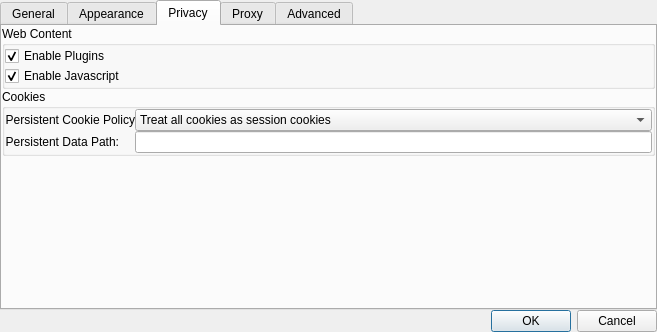
<?xml version="1.0" encoding="UTF-8"?>
<ui version="4.0">
 <class>web::Settings</class>
 <widget class="QDialog" name="web::Settings">
  <property name="geometry">
   <rect>
    <x>0</x>
    <y>0</y>
    <width>657</width>
    <height>332</height>
   </rect>
  </property>
  <property name="windowTitle">
   <string>Settings</string>
  </property>
  <layout class="QGridLayout" name="gridLayout">
   <property name="leftMargin">
    <number>0</number>
   </property>
   <property name="topMargin">
    <number>0</number>
   </property>
   <property name="rightMargin">
    <number>0</number>
   </property>
   <property name="bottomMargin">
    <number>0</number>
   </property>
   <property name="spacing">
    <number>0</number>
   </property>
   <item row="2" column="0">
    <widget class="QDialogButtonBox" name="buttonBox">
     <property name="orientation">
      <enum>Qt::Horizontal</enum>
     </property>
     <property name="standardButtons">
      <set>QDialogButtonBox::Cancel|QDialogButtonBox::Ok</set>
     </property>
    </widget>
   </item>
   <item row="1" column="0">
    <widget class="QTabWidget" name="tabWidget">
     <property name="currentIndex">
      <number>2</number>
     </property>
     <widget class="QWidget" name="tab">
      <attribute name="title">
       <string>General</string>
      </attribute>
      <layout class="QGridLayout" name="gridLayout_4">
       <property name="leftMargin">
        <number>0</number>
       </property>
       <property name="topMargin">
        <number>0</number>
       </property>
       <property name="rightMargin">
        <number>0</number>
       </property>
       <property name="bottomMargin">
        <number>0</number>
       </property>
       <property name="spacing">
        <number>0</number>
       </property>
       <item row="0" column="0">
        <widget class="QLabel" name="label_3">
         <property name="text">
          <string>Home:</string>
         </property>
         <property name="alignment">
          <set>Qt::AlignRight|Qt::AlignTrailing|Qt::AlignVCenter</set>
         </property>
        </widget>
       </item>
       <item row="0" column="1" colspan="2">
        <widget class="QLineEdit" name="homeLineEdit"/>
       </item>
       <item row="1" column="1">
        <widget class="QPushButton" name="setHomeToCurrentPageButton">
         <property name="text">
          <string>Set to current page</string>
         </property>
        </widget>
       </item>
       <item row="1" column="2">
        <spacer name="horizontalSpacer">
         <property name="orientation">
          <enum>Qt::Horizontal</enum>
         </property>
         <property name="sizeHint" stdset="0">
          <size>
           <width>280</width>
           <height>18</height>
          </size>
         </property>
        </spacer>
       </item>
       <item row="2" column="0">
        <widget class="QLabel" name="label_4">
         <property name="text">
          <string>Remove history items:</string>
         </property>
         <property name="alignment">
          <set>Qt::AlignRight|Qt::AlignTrailing|Qt::AlignVCenter</set>
         </property>
        </widget>
       </item>
       <item row="2" column="1" colspan="2">
        <widget class="QComboBox" name="expireHistory">
         <item>
          <property name="text">
           <string>After one day</string>
          </property>
         </item>
         <item>
          <property name="text">
           <string>After one week</string>
          </property>
         </item>
         <item>
          <property name="text">
           <string>After two weeks</string>
          </property>
         </item>
         <item>
          <property name="text">
           <string>After one month</string>
          </property>
         </item>
         <item>
          <property name="text">
           <string>After one year</string>
          </property>
         </item>
         <item>
          <property name="text">
           <string>Manually</string>
          </property>
         </item>
        </widget>
       </item>
       <item row="3" column="0">
        <widget class="QLabel" name="label_7">
         <property name="text">
          <string>Save downloads to:</string>
         </property>
         <property name="alignment">
          <set>Qt::AlignRight|Qt::AlignTrailing|Qt::AlignVCenter</set>
         </property>
        </widget>
       </item>
       <item row="3" column="1" colspan="2">
        <widget class="QLineEdit" name="downloadsLocation"/>
       </item>
       <item row="4" column="0">
        <widget class="QLabel" name="label_8">
         <property name="text">
          <string>Open links from applications:</string>
         </property>
         <property name="alignment">
          <set>Qt::AlignRight|Qt::AlignTrailing|Qt::AlignVCenter</set>
         </property>
        </widget>
       </item>
       <item row="4" column="1" colspan="2">
        <widget class="QComboBox" name="openLinksIn">
         <item>
          <property name="text">
           <string>In a tab in the current window</string>
          </property>
         </item>
         <item>
          <property name="text">
           <string>In a new window</string>
          </property>
         </item>
        </widget>
       </item>
       <item row="5" column="1" colspan="2">
        <widget class="QCheckBox" name="enableScrollAnimator">
         <property name="text">
          <string>Enable Scroll Animator</string>
         </property>
         <property name="checked">
          <bool>true</bool>
         </property>
        </widget>
       </item>
       <item row="6" column="1" colspan="2">
        <spacer>
         <property name="orientation">
          <enum>Qt::Vertical</enum>
         </property>
         <property name="sizeHint" stdset="0">
          <size>
           <width>391</width>
           <height>262</height>
          </size>
         </property>
        </spacer>
       </item>
      </layout>
     </widget>
     <widget class="QWidget" name="tab_3">
      <attribute name="title">
       <string>Appearance</string>
      </attribute>
      <layout class="QGridLayout" name="gridLayout_3">
       <property name="leftMargin">
        <number>0</number>
       </property>
       <property name="topMargin">
        <number>0</number>
       </property>
       <property name="rightMargin">
        <number>0</number>
       </property>
       <property name="bottomMargin">
        <number>0</number>
       </property>
       <property name="spacing">
        <number>0</number>
       </property>
       <item row="0" column="0">
        <widget class="QLabel" name="label_5">
         <property name="text">
          <string>Standard font:</string>
         </property>
         <property name="alignment">
          <set>Qt::AlignRight|Qt::AlignTrailing|Qt::AlignVCenter</set>
         </property>
        </widget>
       </item>
       <item row="0" column="1">
        <widget class="QLabel" name="standardLabel">
         <property name="sizePolicy">
          <sizepolicy hsizetype="Expanding" vsizetype="Preferred">
           <horstretch>0</horstretch>
           <verstretch>0</verstretch>
          </sizepolicy>
         </property>
         <property name="frameShape">
          <enum>QFrame::StyledPanel</enum>
         </property>
         <property name="lineWidth">
          <number>0</number>
         </property>
         <property name="text">
          <string>Times 16</string>
         </property>
         <property name="alignment">
          <set>Qt::AlignCenter</set>
         </property>
        </widget>
       </item>
       <item row="0" column="2">
        <widget class="QPushButton" name="standardFontButton">
         <property name="text">
          <string>Select...</string>
         </property>
        </widget>
       </item>
       <item row="1" column="0">
        <widget class="QLabel" name="label_6">
         <property name="text">
          <string>Fixed-width font:</string>
         </property>
         <property name="alignment">
          <set>Qt::AlignRight|Qt::AlignTrailing|Qt::AlignVCenter</set>
         </property>
        </widget>
       </item>
       <item row="1" column="1">
        <widget class="QLabel" name="fixedLabel">
         <property name="frameShape">
          <enum>QFrame::StyledPanel</enum>
         </property>
         <property name="lineWidth">
          <number>0</number>
         </property>
         <property name="text">
          <string>Courier 13</string>
         </property>
         <property name="alignment">
          <set>Qt::AlignCenter</set>
         </property>
        </widget>
       </item>
       <item row="1" column="2">
        <widget class="QPushButton" name="fixedFontButton">
         <property name="text">
          <string>Select...</string>
         </property>
        </widget>
       </item>
       <item row="2" column="1">
        <spacer name="verticalSpacer">
         <property name="orientation">
          <enum>Qt::Vertical</enum>
         </property>
         <property name="sizeHint" stdset="0">
          <size>
           <width>20</width>
           <height>93</height>
          </size>
         </property>
        </spacer>
       </item>
      </layout>
     </widget>
     <widget class="QWidget" name="tab_2">
      <attribute name="title">
       <string>Privacy</string>
      </attribute>
      <layout class="QVBoxLayout" name="verticalLayout_3">
       <property name="spacing">
        <number>0</number>
       </property>
       <property name="leftMargin">
        <number>0</number>
       </property>
       <property name="topMargin">
        <number>0</number>
       </property>
       <property name="rightMargin">
        <number>0</number>
       </property>
       <property name="bottomMargin">
        <number>0</number>
       </property>
       <item>
        <widget class="QGroupBox" name="groupBox">
         <property name="title">
          <string>Web Content</string>
         </property>
         <layout class="QVBoxLayout" name="verticalLayout_2">
          <property name="spacing">
           <number>0</number>
          </property>
          <property name="leftMargin">
           <number>0</number>
          </property>
          <property name="topMargin">
           <number>0</number>
          </property>
          <property name="rightMargin">
           <number>0</number>
          </property>
          <property name="bottomMargin">
           <number>0</number>
          </property>
          <item>
           <widget class="QCheckBox" name="enablePlugins">
            <property name="text">
             <string>Enable Plugins</string>
            </property>
            <property name="checked">
             <bool>true</bool>
            </property>
           </widget>
          </item>
          <item>
           <widget class="QCheckBox" name="enableJavascript">
            <property name="text">
             <string>Enable Javascript</string>
            </property>
            <property name="checked">
             <bool>true</bool>
            </property>
           </widget>
          </item>
         </layout>
        </widget>
       </item>
       <item>
        <widget class="QGroupBox" name="cookiesGroupBox">
         <property name="title">
          <string>Cookies</string>
         </property>
         <layout class="QGridLayout">
          <property name="leftMargin">
           <number>0</number>
          </property>
          <property name="topMargin">
           <number>0</number>
          </property>
          <property name="rightMargin">
           <number>0</number>
          </property>
          <property name="bottomMargin">
           <number>0</number>
          </property>
          <property name="spacing">
           <number>0</number>
          </property>
          <item row="0" column="0" alignment="Qt::AlignLeft">
           <widget class="QLabel" name="label_2">
            <property name="text">
             <string>Persistent Cookie Policy</string>
            </property>
            <property name="alignment">
             <set>Qt::AlignRight|Qt::AlignTrailing|Qt::AlignVCenter</set>
            </property>
           </widget>
          </item>
          <item row="0" column="1">
           <widget class="QComboBox" name="sessionCookiesCombo">
            <item>
             <property name="text">
              <string>Treat all cookies as session cookies</string>
             </property>
            </item>
            <item>
             <property name="text">
              <string>Allow persistent cookies</string>
             </property>
            </item>
            <item>
             <property name="text">
              <string>Treat all cookies as persistent cookies</string>
             </property>
            </item>
           </widget>
          </item>
          <item row="1" column="0" alignment="Qt::AlignLeft">
           <widget class="QLabel" name="label">
            <property name="text">
             <string>Persistent Data Path:</string>
            </property>
            <property name="alignment">
             <set>Qt::AlignRight|Qt::AlignTrailing|Qt::AlignVCenter</set>
            </property>
           </widget>
          </item>
          <item row="1" column="1">
           <widget class="QLineEdit" name="persistentDataPath"/>
          </item>
         </layout>
        </widget>
       </item>
       <item>
        <spacer name="verticalSpacer_4">
         <property name="orientation">
          <enum>Qt::Vertical</enum>
         </property>
         <property name="sizeHint" stdset="0">
          <size>
           <width>20</width>
           <height>40</height>
          </size>
         </property>
        </spacer>
       </item>
      </layout>
     </widget>
     <widget class="QWidget" name="tab_4">
      <attribute name="title">
       <string>Proxy</string>
      </attribute>
      <layout class="QVBoxLayout" name="verticalLayout">
       <property name="spacing">
        <number>0</number>
       </property>
       <property name="leftMargin">
        <number>0</number>
       </property>
       <property name="topMargin">
        <number>0</number>
       </property>
       <property name="rightMargin">
        <number>0</number>
       </property>
       <property name="bottomMargin">
        <number>0</number>
       </property>
       <item>
        <widget class="QGroupBox" name="proxySupport">
         <property name="title">
          <string>Enable proxy</string>
         </property>
         <property name="checkable">
          <bool>true</bool>
         </property>
         <layout class="QGridLayout" name="gridLayout_6">
          <property name="leftMargin">
           <number>0</number>
          </property>
          <property name="topMargin">
           <number>0</number>
          </property>
          <property name="rightMargin">
           <number>0</number>
          </property>
          <property name="bottomMargin">
           <number>0</number>
          </property>
          <property name="spacing">
           <number>0</number>
          </property>
          <item row="0" column="0">
           <widget class="QLabel" name="label_9">
            <property name="text">
             <string>Type:</string>
            </property>
            <property name="alignment">
             <set>Qt::AlignRight|Qt::AlignTrailing|Qt::AlignVCenter</set>
            </property>
           </widget>
          </item>
          <item row="0" column="1" colspan="2">
           <widget class="QComboBox" name="proxyType">
            <item>
             <property name="text">
              <string>Socks5</string>
             </property>
            </item>
            <item>
             <property name="text">
              <string>Http</string>
             </property>
            </item>
           </widget>
          </item>
          <item row="1" column="0">
           <widget class="QLabel" name="label_10">
            <property name="text">
             <string>Host:</string>
            </property>
            <property name="alignment">
             <set>Qt::AlignRight|Qt::AlignTrailing|Qt::AlignVCenter</set>
            </property>
           </widget>
          </item>
          <item row="1" column="1" colspan="2">
           <widget class="QLineEdit" name="proxyHostName"/>
          </item>
          <item row="2" column="0">
           <widget class="QLabel" name="label_11">
            <property name="text">
             <string>Port:</string>
            </property>
            <property name="alignment">
             <set>Qt::AlignRight|Qt::AlignTrailing|Qt::AlignVCenter</set>
            </property>
           </widget>
          </item>
          <item row="2" column="1">
           <widget class="QSpinBox" name="proxyPort">
            <property name="maximum">
             <number>10000</number>
            </property>
            <property name="value">
             <number>1080</number>
            </property>
           </widget>
          </item>
          <item row="2" column="2">
           <spacer name="horizontalSpacer_2">
            <property name="orientation">
             <enum>Qt::Horizontal</enum>
            </property>
            <property name="sizeHint" stdset="0">
             <size>
              <width>293</width>
              <height>20</height>
             </size>
            </property>
           </spacer>
          </item>
          <item row="3" column="0">
           <widget class="QLabel" name="label_12">
            <property name="text">
             <string>User Name:</string>
            </property>
            <property name="alignment">
             <set>Qt::AlignRight|Qt::AlignTrailing|Qt::AlignVCenter</set>
            </property>
           </widget>
          </item>
          <item row="3" column="1" colspan="2">
           <widget class="QLineEdit" name="proxyUserName"/>
          </item>
          <item row="4" column="0">
           <widget class="QLabel" name="label_13">
            <property name="text">
             <string>Password:</string>
            </property>
            <property name="alignment">
             <set>Qt::AlignRight|Qt::AlignTrailing|Qt::AlignVCenter</set>
            </property>
           </widget>
          </item>
          <item row="4" column="1" colspan="2">
           <widget class="QLineEdit" name="proxyPassword">
            <property name="echoMode">
             <enum>QLineEdit::Password</enum>
            </property>
           </widget>
          </item>
          <item row="5" column="0">
           <spacer name="verticalSpacer_2">
            <property name="orientation">
             <enum>Qt::Vertical</enum>
            </property>
            <property name="sizeHint" stdset="0">
             <size>
              <width>20</width>
              <height>8</height>
             </size>
            </property>
           </spacer>
          </item>
         </layout>
        </widget>
       </item>
      </layout>
     </widget>
     <widget class="QWidget" name="tab_5">
      <attribute name="title">
       <string>Advanced</string>
      </attribute>
      <layout class="QGridLayout" name="gridLayout_2">
       <property name="leftMargin">
        <number>0</number>
       </property>
       <property name="topMargin">
        <number>0</number>
       </property>
       <property name="rightMargin">
        <number>0</number>
       </property>
       <property name="bottomMargin">
        <number>0</number>
       </property>
       <property name="spacing">
        <number>0</number>
       </property>
       <item row="2" column="1">
        <widget class="QTextEdit" name="userStyleSheet">
         <property name="lineWidth">
          <number>0</number>
         </property>
        </widget>
       </item>
       <item row="0" column="1">
        <widget class="QLineEdit" name="httpUserAgent"/>
       </item>
       <item row="0" column="0">
        <widget class="QLabel" name="label_15">
         <property name="lineWidth">
          <number>0</number>
         </property>
         <property name="text">
          <string>HTTP User-Agent:</string>
         </property>
        </widget>
       </item>
       <item row="2" column="0">
        <widget class="QLabel" name="label_14">
         <property name="lineWidth">
          <number>0</number>
         </property>
         <property name="text">
          <string>Style Sheet:</string>
         </property>
        </widget>
       </item>
       <item row="4" column="1">
        <spacer name="verticalSpacer_3">
         <property name="orientation">
          <enum>Qt::Vertical</enum>
         </property>
         <property name="sizeHint" stdset="0">
          <size>
           <width>20</width>
           <height>176</height>
          </size>
         </property>
        </spacer>
       </item>
      </layout>
     </widget>
    </widget>
   </item>
  </layout>
 </widget>
 <resources/>
 <connections>
  <connection>
   <sender>buttonBox</sender>
   <signal>accepted()</signal>
   <receiver>web::Settings</receiver>
   <slot>accept()</slot>
   <hints>
    <hint type="sourcelabel">
     <x>248</x>
     <y>254</y>
    </hint>
    <hint type="destinationlabel">
     <x>157</x>
     <y>274</y>
    </hint>
   </hints>
  </connection>
  <connection>
   <sender>buttonBox</sender>
   <signal>rejected()</signal>
   <receiver>web::Settings</receiver>
   <slot>reject()</slot>
   <hints>
    <hint type="sourcelabel">
     <x>316</x>
     <y>260</y>
    </hint>
    <hint type="destinationlabel">
     <x>286</x>
     <y>274</y>
    </hint>
   </hints>
  </connection>
 </connections>
</ui>
